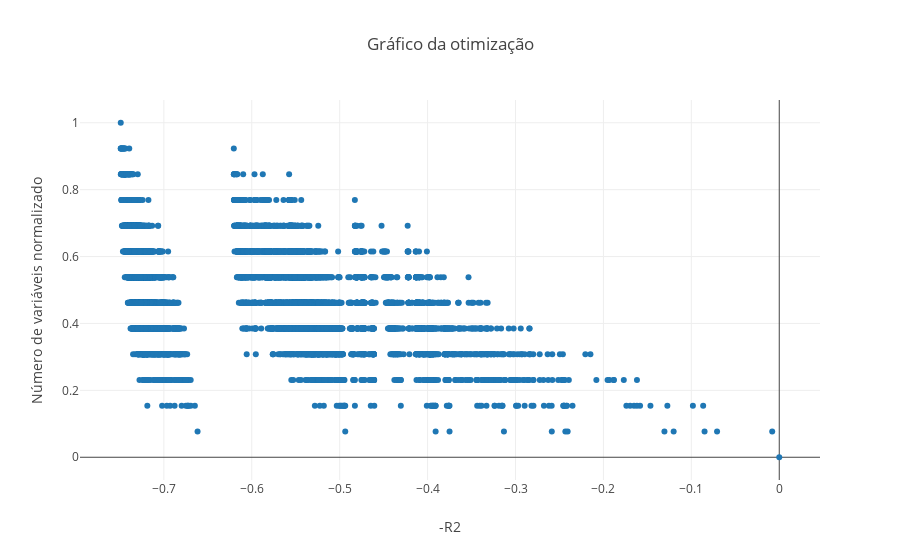

Here is the notebook cell this chart was saved with:
### Code cell
traceData = go.Scatter(
    x = R2_points, 
    y = nVar_points, 
    mode='markers',
    name='dataset')
layoutData = go.Layout(
    title = "Gráfico da otimização",
    xaxis=dict(title="-R2"),
    yaxis=dict(title="Número de variáveis normalizado"))

fig = go.Figure(data=[traceData], layout=layoutData)
plt.iplot(fig)

### Figure 1 — Plotly figure (JSON) as saved in the notebook; plotly's stock layout.template omitted (floating-point values rounded to 4 significant figures; data arrays with more than 128 entries replaced by an {"elided": "..."} marker saying what was removed)
{"data": [{"mode": "markers", "name": "dataset", "type": "scatter", "uid": "2bd3ed36-a1e2-11e8-84a2-d05349f0ce53", "x": {"elided": "8192 float values"}, "y": {"elided": "8192 float values"}}], "layout": {"title": "Gráfico da otimização", "xaxis": {"title": "-R2"}, "yaxis": {"title": "Número de variáveis normalizado"}}}
